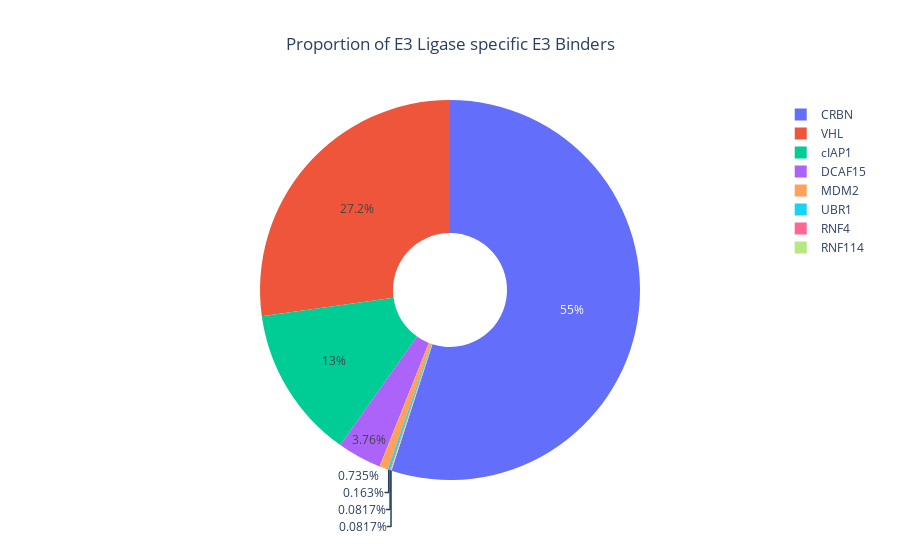

The notebook cell saved with this chart:
### Code cell
import plotly.graph_objects as go

# Your data
data = df

# Create lists for labels and values
labels = list(data.keys())
values = list(data.values())

# Create the pie chart
fig = go.Figure(data=[go.Pie(labels=labels, values=values, hole=.3)])

# Update layout
fig.update_layout(
    title_text="Proportion of E3 Ligase specific E3 Binders", title_x=0.5,
    # Add any other layout customizations here
)

path_img = 'images/' + 'E3Ligase.png'
fig.write_image(path_img,scale=5)

path_html = 'images/' + 'E3Ligase.html'
plotly.offline.plot(fig, filename= path_html)


# Show the chart
fig.show()

### Figure 1 — Plotly figure (JSON) as saved in the notebook; plotly's stock layout.template omitted (floating-point values rounded to 4 significant figures)
{"data": [{"hole": 0.3, "labels": ["VHL", "CRBN", "cIAP1", "DCAF15", "MDM2", "UBR1", "RNF4", "RNF114"], "type": "pie", "values": [333, 673, 159, 46, 9, 2, 1, 1]}], "layout": {"title": {"text": "Proportion of E3 Ligase specific E3 Binders", "x": 0.5}}}
